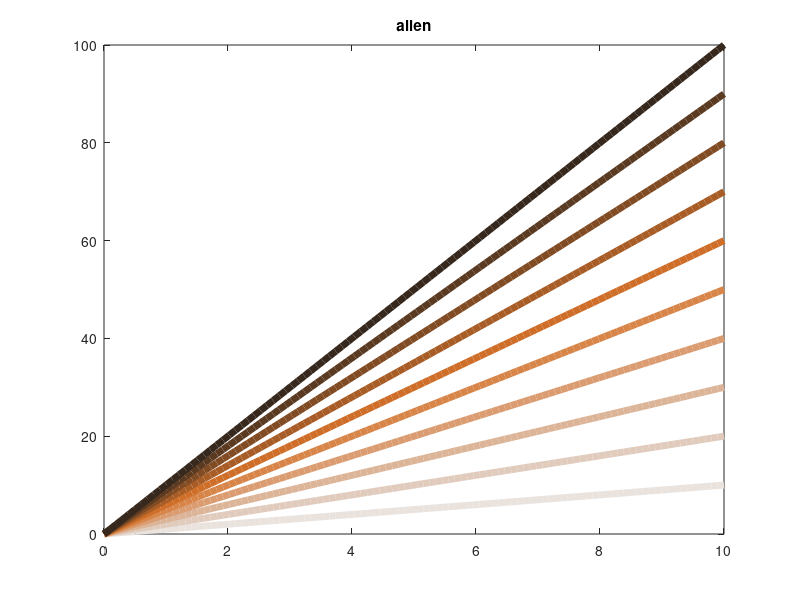

The MATLAB source for this figure:
function cmap = getcolormap(subject, plotit)
% cmap = getcolormap(subject)

if nargin < 2
    plotit = true;
end

if nargin < 1
    subject = 'allen';
end

switch subject
    case {'marmosets', 'marmoset'}
%          cmap = [[221, 217, 228]; ...
%               [194, 182, 215]; ...
%               [167, 144, 207]; ...
%               [140, 105, 201]; ...
%               [114, 66, 195]; ...
%               [95, 51, 169]; ...
%               [78, 44, 136]; ...
%               [63, 39, 103]; ...
%               [48, 34, 72]; ...
%               [33, 26, 44]]/255;
          cmap = [[217, 223, 228]; ...
            [182, 202, 215]; ...
            [144, 181, 207]; ...
            [105, 162, 201]; ...
            [66, 143, 195]; ...
            [51, 121, 169]; ...
            [44, 99, 136]; ...
            [39, 77, 103]; ...
            [34, 57, 72]; ...
            [26, 37, 44]]/255;

%         cmap = [[201, 201, 202]; ...
%             [172, 173, 173]; ...
%             [143, 144, 145]; ...
%             [114, 116, 117]; ...
%             [86, 88, 89]; ...
%             [71, 73, 74]; ...
%             [57, 58, 59]; ...
%             [42, 43, 44]; ...
%             [28, 29, 29]; ...
%             [14, 14, 14]]/255;


    case 'gru'
        cmap = [[217, 223, 228]; ...
            [182, 202, 215]; ...
            [144, 181, 207]; ...
            [105, 162, 201]; ...
            [66, 143, 195]; ...
            [51, 121, 169]; ...
            [44, 99, 136]; ...
            [39, 77, 103]; ...
            [34, 57, 72]; ...
            [26, 37, 44]]/255;

    case 'brie'

        cmap = [[209, 225, 213]; ...
            [166, 213, 178]; ...
            [119, 208, 141]; ...
            [70, 207, 104]; ...
            [40, 190, 78]; ...
            [31, 156, 63]; ...
            [27, 122, 51]; ...
            [25, 90, 41]; ...
            [23, 61, 32]; ...
            [19, 36, 23]]/255;

    case {'allen', 'mouse'}

%         cmap = [[229, 176, 181]; ...
%             [218, 142, 149]; ...
%             [207, 108, 117]; ...
%             [196, 74, 85]; ...
%             [184, 40, 53]; ...
%             [172, 9, 24]; ...
%             [148, 8, 20]; ...
%             [124, 6, 17]; ...
%             [100, 5, 14]; ...
%             [76, 4, 10]; ...
%             [52, 3, 7]; ...
%             [28, 1, 4]]/255;

        cmap = [[233, 226, 221]; ...
            [224, 203, 189]; ...
            [220, 180, 152]; ...
            [218, 156, 112]; ...
            [216, 133, 73]; ...
            [206, 110, 41]; ...
            [169, 93, 38]; ...
            [129, 75, 36]; ...
            [91, 58, 34]; ...
            [55, 40, 29]]/255;
        
            

end

if plotit
    figure; clf
    n = size(cmap,1);
    x = linspace(0, 10, 100);
    for i = 1:n
        plot(x, i*x, 'Color', cmap(i,:), 'Linewidth', 5); hold on
    end
    title(subject)
end
